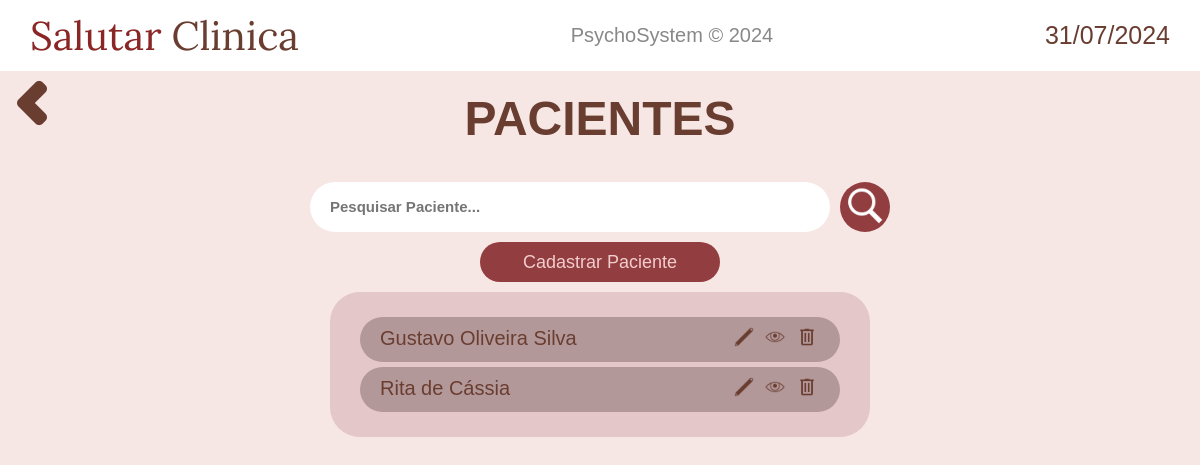
/pacientes/ (signed in), run on an earlier commit of the app's database.
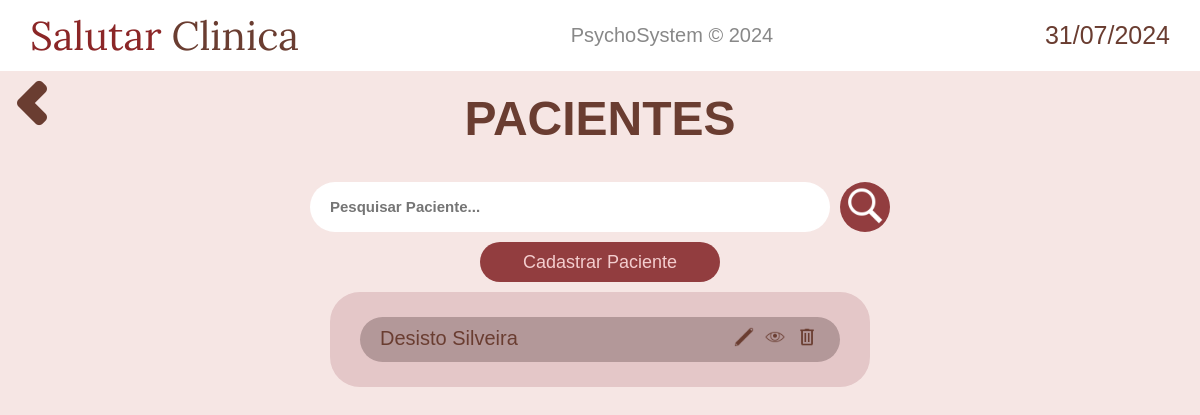
And on a later commit of the database.
### pacientes/models.py (models this page shows, shortened)
class Paciente(models.Model):
    nome = models.CharField(max_length=50)
    cpf = models.CharField(max_length=20, unique=True)
    rg = models.CharField(max_length=20)
    data_nascimento = models.DateField()
    rua = models.CharField(max_length=50)
    bairro = models.CharField(max_length=50)
    numero = models.CharField(max_length=5)
    complemento = models.TextField(blank=True)
    cep = models.CharField(max_length=20)
    ponto_referencia = models.TextField(blank=True)
    nome_mae = models.CharField(max_length=50, blank=True)
    nome_pai = models.CharField(max_length=50, blank=True)
    telefone = models.CharField(max_length=20)

### pacientes/views.py (the view)
# urls.py: path('', views.display, name="display_agendamentos"),
@login_required(login_url='home:login')
def display(request):
    pacientes = Paciente.objects.all()
    context_ = {
        'data_atual': data_atual,
        'pacientes': pacientes,
    }
    return render(request, 'pacientes/display.html', context_)

### pacientes/templates/pacientes/display.html (shortened to what this page needs)
{% extends 'base.html' %}
{% load static %}
{% block content %}
<div style="display: flex;">
    <a href="{% url 'home:navegacao' %}" class="return-button"><img src="{% static 'home/imagens/chevron-left.png' %}" alt=""></a>
    <h2 class="welcome-text"><a href="{% url 'pacientes:display_pacientes' %}">PACIENTES</a></h2>
</div>
<main style="flex-direction: column;">
    <form action="{% url 'pacientes:search' %}" method="get" style="justify-content: center; display: flex;">
        <input class="pesquisar-pacientes" type="text" id="search" name="q" placeholder="Pesquisar Paciente...">
        <button type="submit" class="pesquisar-button">
            <img src="{% static 'pacientes/imagens/pesquisar-icon.png' %}" height="40" alt="">
        </button>
    </form>
    <a class="add-paciente-button" href="{% url 'pacientes:cadastro_paciente' %}">
        Cadastrar Paciente
    </a>
    <div class="mostrar-pacientes-container">
        {% if pacientes %}
            {% for paciente in pacientes %}
                <div class="paciente-exibido">
                    <h4 style="font-weight: 500;">{{ paciente.nome }}</h4>
                    <div class="icones-paciente">
                        <a href="{% url 'pacientes:editar_paciente' paciente.id %}" style="margin: 0 3px;">
                            <img height="20" src="{% static 'pacientes/imagens/editar-icon.png' %}" alt="">
                        </a>
                        <a href="{% url 'pacientes:infos' paciente.id %}" style="margin: 0 3px;">
                            <img height="20" src="{% static 'pacientes/imagens/ver-icon.png' %}" alt="">
                        </a>
                        <a href="#" class="opcao-deletar" style="margin: 0 3px;" data-modal-id="modal-{{ paciente.id }}">
                            <img height="20" src="{% static 'pacientes/imagens/excluir-icon.png' %}" alt="">
                        </a>
                    </div>
                </div>
            {% endfor %}
        {% else %}
            <h4 style="font-weight: 500;">Nenhum paciente cadastrado...</h4>
        {% endif %}
    </div>
</main>
{% endblock content %}

### base/base.html (shortened to what this page needs)
{% load static %}
<!DOCTYPE html>
<html lang="en">
<head>
    <link rel="stylesheet" href="{% static 'home/css/navbar.css' %}">
    <link rel="stylesheet" href="{% static 'home/css/styles.css' %}">
    <link rel="stylesheet" href="{% static 'pacientes/css/styles.css' %}">
    <link rel="stylesheet" href="{% static 'produtos/css/styles.css' %}">
</head>
<body>
    {% include 'partials/navbar.html' %}
    {% block content %}{% endblock content %}
</body>
</html>

### base/partials/navbar.html
{% load static %}
<nav class="nav-bar">
    <a href="{% url 'home:logout' %}">
        <h1 style="font-family: 'Lora'; font-weight: 400; display: flex; color: #8b2627; font-size: 40px;">Salutar <p style="font-family: 'Lora'; color: #6a3d31; margin-left: 10px;">Clinica</p></h1>
    </a>
    <h2 class="titulo-central">PsychoSystem &copy; 2024</h2>
    <h4 class="data-atual">{{data_atual}}</h4>
</nav>

### static/home/css/navbar.css (style rules this page uses)
.titulo-central { color: #888; font-weight: 400; font-family: sans-serif; font-size: 20px; }
.data-atual { color: #6a3d31; font-size: 25px; font-weight: 500; font-family: sans-serif; }
.nav-bar { display: flex; justify-content: space-between; align-items: center; padding: 10px 30px; background-color: #fff; }

### static/home/css/styles.css (style rules this page uses)
* { margin: 0; padding: 0; }
body { background-color: #f6e6e4;; }
main { display: flex; margin-top: 3%; }
a { text-decoration: none; color: #6a3d31; }
.return-button { background-color: #ffffff00; border: none; cursor: pointer; position: absolute; }
.welcome-text { font-family: sans-serif; font-weight: bold; font-size: 3rem; color: #6a3d31; margin: 0 auto; margin-top: 20px; }

### static/pacientes/css/styles.css (style rules this page uses)
.pesquisar-pacientes { border: none; background-color: #fff; width: 40%; height: 40px; border-radius: 50px; padding: 5px 20px; }
.pesquisar-pacientes::placeholder { font-size: 15px; font-weight: bold; }
.add-paciente-button { display: flex; justify-content: center; align-items: center; width: 20%; height: 40px; border-radius: 50px; border: none; background-color: #923d3f; color: #f3cdce; font-size: 18px; font-family: sans-serif; margin: 10px auto; transition: 0.5s; }
.mostrar-pacientes-container { width: 40%; background-color: #e4c7c8; border-radius: 30px; padding: 20px 30px; margin: 0 auto; }
.paciente-exibido { display: flex; justify-content: space-between; background-color: #b39899; padding: 10px 20px; border-radius: 30px; font-family: sans-serif; font-size: 20px; color: #6a3d31; margin: 5px 0; }
.pesquisar-button { background-color: #923d3f; border: none; border-radius: 50px; height: 50px; width: 50px; margin-left: 10px; cursor: pointer; transition: 0.5s; }

What changed in the data, as far as the page shows it:
removed Paciente: nome "Gustavo Oliveira Silva"
removed Paciente: nome "Rita de Cássia"
added Paciente: nome "Desisto Silveira"
